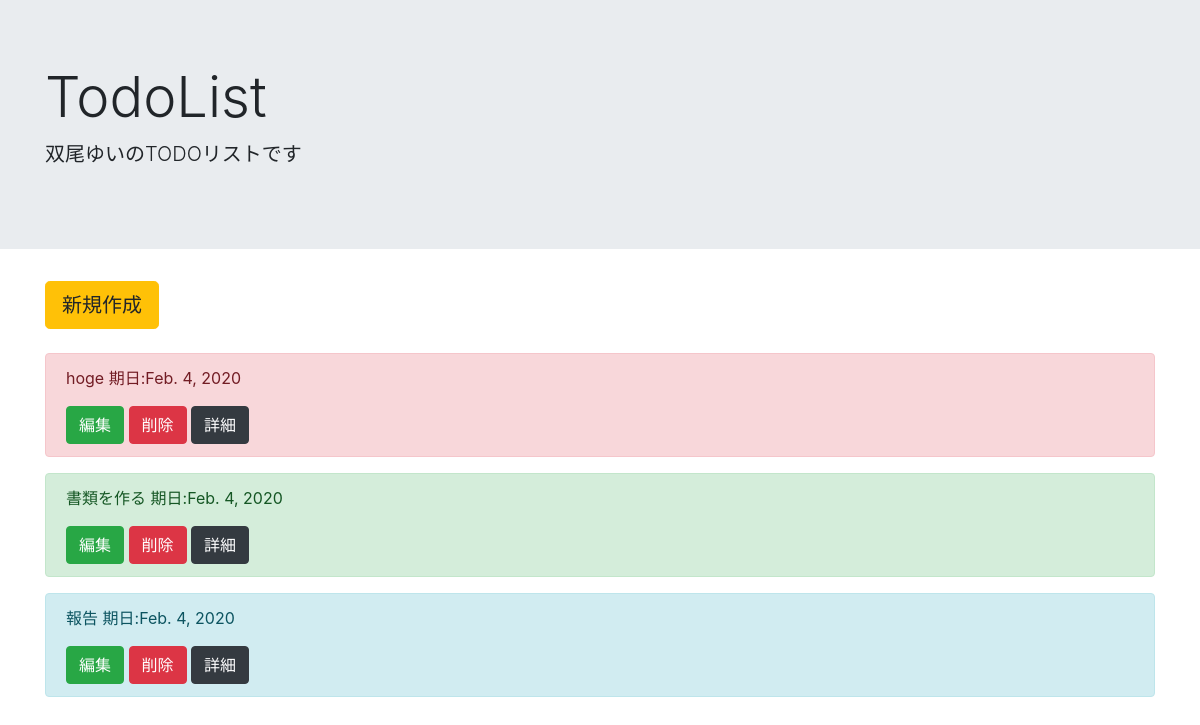
/list/, run on an earlier commit of the app's database.
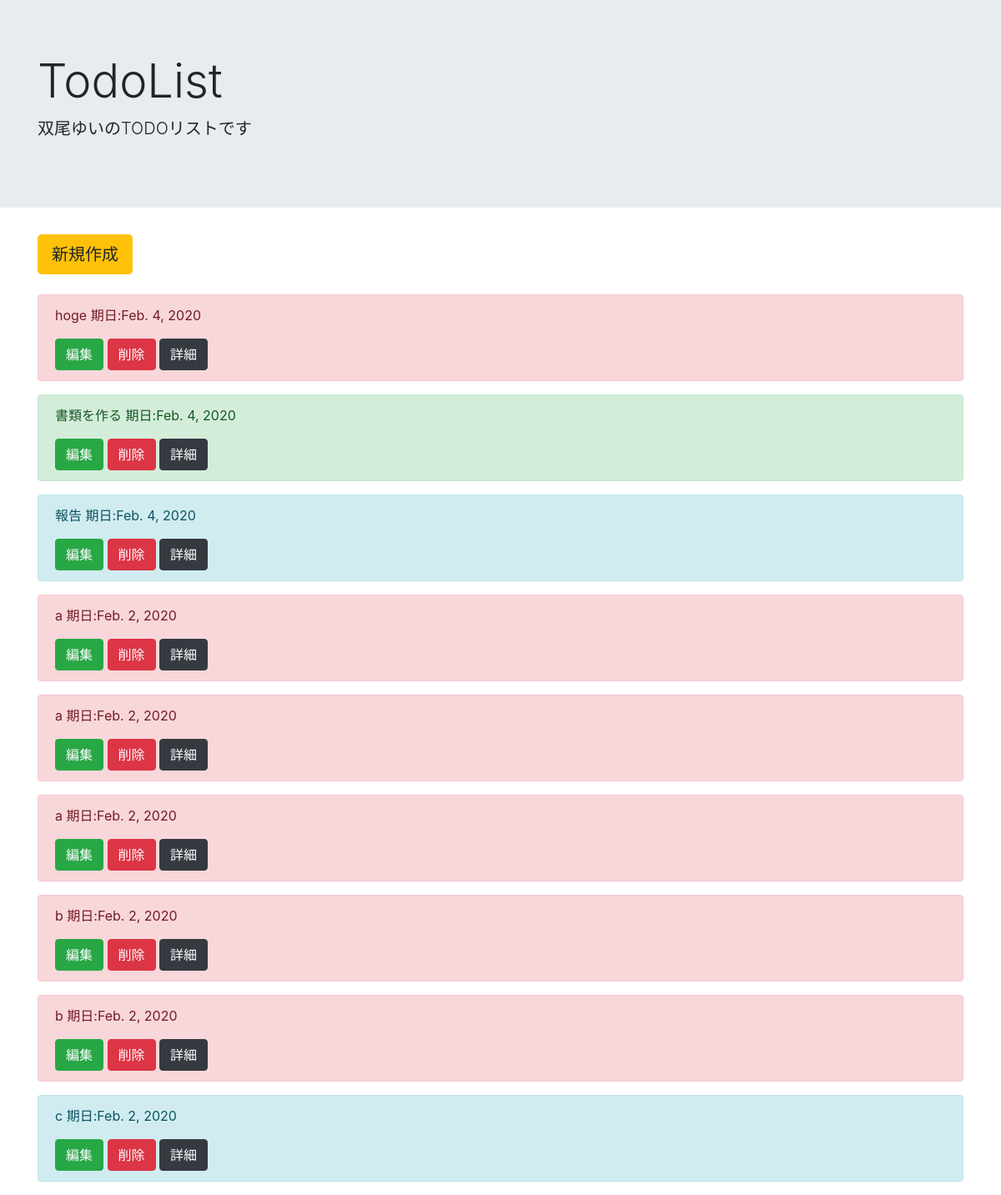
And on a later commit of the database.
### todo/models.py (models this page shows, shortened)
class TodoModel(models.Model):
    title = models.CharField(max_length=100)
    memo = models.TextField()
    priority = models.CharField(
        max_length = 50,
        choices = PRIORITY
    )
    duedate = models.DateField()

### todo/views.py (the view)
# urls.py: path('list/', TodoList.as_view(), name='list'),
class TodoList(ListView):
  template_name = 'list.html'
  model = TodoModel

### templates/list.html
{% extends 'base.html' %}
{% block header %}
<div class="jumbotron jumbotron-fluid">
  <div class="container">
    <h1 class="display-4">TodoList
    </h1>
    <p class="lead">双尾ゆいのTODOリストです</p>
  </div>
</div>
{% endblock header %}
{% block content %}
<div class='container'>
  <a href="{% url 'create' %}" class="btn btn-warning btn-lg" tabindex="-1" role="button" aria-disabled="true">新規作成</a>
  <br><br>
  {% for item in object_list %}
  <div class="alert alert-{{ item.priority }}" role="alert">
    <p>{{ item.title }} 期日:{{ item.duedate }} </p>
    <a href="{% url 'update' item.pk %}" class="btn btn-success " tabindex="-1" role="button"
      aria-disabled="true">編集</a>
    <a href="{% url 'delete' item.pk %}" class="btn btn-danger " tabindex="-1" role="button" aria-disabled="true">削除</a>
    <a href="{% url 'detail' item.pk %}" class="btn btn-dark " tabindex="-1" role="button" aria-disabled="true">詳細</a>
  </div>
  {% endfor %}
</div>
{% endblock content %}

### templates/base.html (shortened to what this page needs)
<!doctype html>
<html lang="en">
<head>
  <link rel="stylesheet" href="https://stackpath.bootstrapcdn.com/bootstrap/4.4.1/css/bootstrap.min.css"
>
</head>
<body>
  {% block header %}
  {% endblock header %}
  {% block content %}
  {% endblock content %}
</body>
</html>

What changed in the data, as far as the page shows it:
added TodoModel: title "a", duedate "Feb. 2, 2020"
added TodoModel: title "a", duedate "Feb. 2, 2020"
added TodoModel: title "a", duedate "Feb. 2, 2020"
added TodoModel: title "b", duedate "Feb. 2, 2020"
added TodoModel: title "b", duedate "Feb. 2, 2020"
added TodoModel: title "c", duedate "Feb. 2, 2020", priority "info" (drawn)
